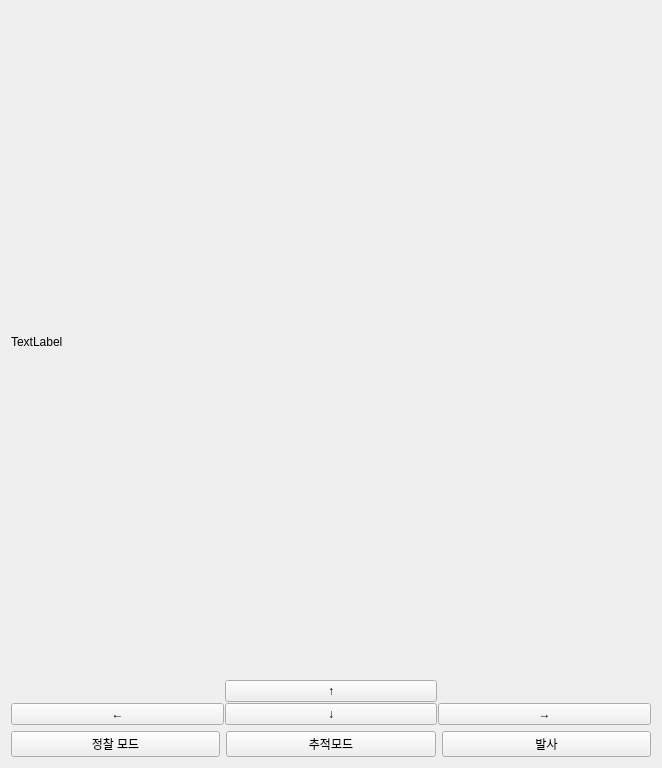
<?xml version="1.0" encoding="UTF-8"?>
<ui version="4.0">
 <class>TurtlebotControl</class>
 <widget class="QWidget" name="TurtlebotControl">
  <property name="geometry">
   <rect>
    <x>0</x>
    <y>0</y>
    <width>658</width>
    <height>768</height>
   </rect>
  </property>
  <property name="windowTitle">
   <string>Form</string>
  </property>
  <layout class="QVBoxLayout" name="verticalLayout">
   <item alignment="Qt::AlignHCenter|Qt::AlignVCenter">
    <widget class="QLabel" name="pLcamView">
     <property name="minimumSize">
      <size>
       <width>640</width>
       <height>640</height>
      </size>
     </property>
     <property name="text">
      <string>TextLabel</string>
     </property>
    </widget>
   </item>
   <item>
    <layout class="QGridLayout" name="gridLayout" rowstretch="0,0" columnstretch="0,0,0">
     <property name="spacing">
      <number>1</number>
     </property>
     <item row="1" column="2">
      <widget class="QPushButton" name="pPBright">
       <property name="text">
        <string>→</string>
       </property>
      </widget>
     </item>
     <item row="0" column="1">
      <widget class="QPushButton" name="pPBfront">
       <property name="text">
        <string>↑</string>
       </property>
       <property name="checkable">
        <bool>false</bool>
       </property>
      </widget>
     </item>
     <item row="1" column="1">
      <widget class="QPushButton" name="pPBback">
       <property name="text">
        <string>↓</string>
       </property>
      </widget>
     </item>
     <item row="1" column="0">
      <widget class="QPushButton" name="pPBleft">
       <property name="text">
        <string>←</string>
       </property>
      </widget>
     </item>
    </layout>
   </item>
   <item>
    <layout class="QHBoxLayout" name="horizontalLayout">
     <item>
      <widget class="QPushButton" name="pPBrecon">
       <property name="text">
        <string>정찰 모드</string>
       </property>
      </widget>
     </item>
     <item>
      <widget class="QPushButton" name="pPBtracking">
       <property name="text">
        <string>추적모드</string>
       </property>
      </widget>
     </item>
     <item>
      <widget class="QPushButton" name="pPBshoot">
       <property name="text">
        <string>발사</string>
       </property>
      </widget>
     </item>
    </layout>
   </item>
  </layout>
 </widget>
 <resources/>
 <connections/>
</ui>
